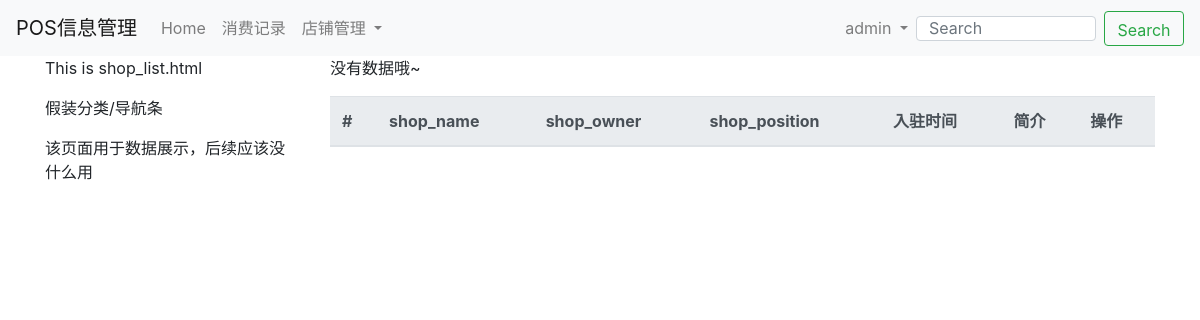
/store/myShopList/ (signed in), run on an earlier commit of the app's database.
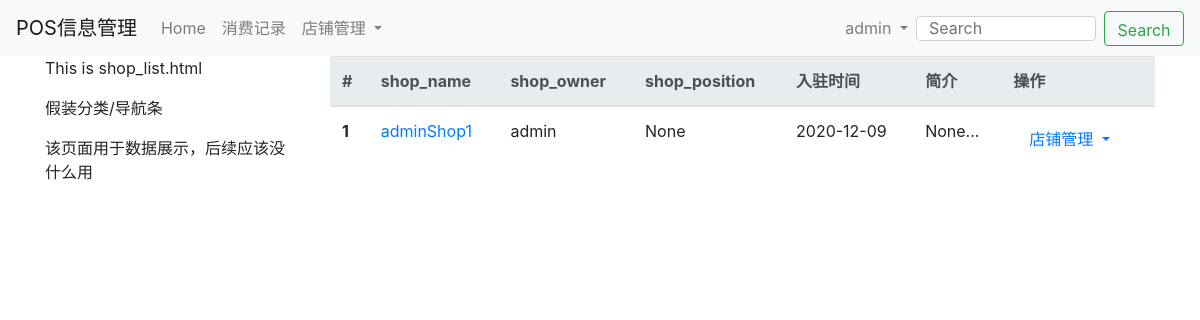
And on a later commit of the database.
### store/models.py (models this page shows)
class Shop(models.Model):
    shop_id = models.CharField(max_length=12, null=True)  # 商店编号————为一个用户开多个店铺做准备
    shop_name = models.CharField(max_length=32, null=True)
    shop_owner = models.ForeignKey(User, null=True, on_delete=models.CASCADE)
    shop_position = models.CharField(max_length=32, null=True)
    phone_number = models.CharField(max_length=11, null=True)
    contends = models.TextField(null=True)
    create_time = models.DateTimeField(auto_now_add=True)
    last_update = models.DateTimeField(auto_now=True)
    is_active = models.BooleanField(default=True)

### store/views.py (the view)
# urls.py: path('myShopList/', views.myshopList, name='myShopList'),
def myshopList(request):
    try:
        user = request.user
    except:
        return render(request, 'user/login.html', {'massage': '用户未登录！'})
    my_shop_list = Shop.objects.filter(shop_owner=user)
    context = {}
    context['my_shop_list'] = my_shop_list
    return render(request, 'store/myShopList.html', context)

### user/models.py (called while the page is built)
def get_Profile(self):
    if Profile.objects.filter(user=self).exists():
        profile = Profile.objects.get(user=self)
        return profile
    else:
        return ''

### store/templates/store/myShopList.html (shortened to what this page needs)
{% extends 'base.html' %}
{% block content %}
    <div class="container">
        <div class="row">
            <div class="col-md-3">
                <p>This is shop_list.html</p>
                <p>假装分类/导航条</p>
                <p>该页面用于数据展示，后续应该没什么用</p>
            </div>
            <div class="col-md-9">
                <table class="table">
                    <thead class="thead-light">
                      <tr>
                        <th scope="col">#</th>
                        <th scope="col">shop_name</th>
                        <th scope="col">shop_owner</th>
                        <th scope="col">shop_position</th>
                        <th scope="col">入驻时间</th>
                        <th scope="col">简介</th>
                        <th scope="col">操作</th>
                      </tr>
                    </thead>
                    <tbody>
                        {% for shop in my_shop_list %}
                            {% if shop.is_active %}
                                <tr>
                                    <th scope="row">{{ shop.pk }}</th>
                                    <td>
                                        <a href="{% url 'shop_info' shop.pk %}">
                                            {{ shop.shop_name }}
                                        </a>
                                    </td>
                                    <td>{{ shop.shop_owner }}</td>
                                    <td>{{ shop.shop_position }}</td>
                                    <td>{{ shop.create_time|date:"Y-m-d" }}</td>
                                    <td>{{ shop.contends|truncatechars:"5" }}...</td>
                                    <td>
                                            <a class="nav-link dropdown-toggle" href="#" id="navbarDropdown" role="button" data-toggle="dropdown" aria-haspopup="true" aria-expanded="false">
                                              店铺管理
                                            </a>
                                    </td>
                                </tr>
                            {% endif %}
                        {% empty %}
                            <p>没有数据哦~</p>
                        {% endfor %}
                    </tbody>
                </table>
            </div>
        </div>
    </div>
{% endblock %}

What changed in the data, as far as the page shows it:
now on this page (row edited): Shop: pk "1", shop_name "adminShop1", shop_owner "admin", shop_position "None", create_time "2020-12-09", contends "None"
Also different on the page:
text no longer shown: "没有数据哦~"
